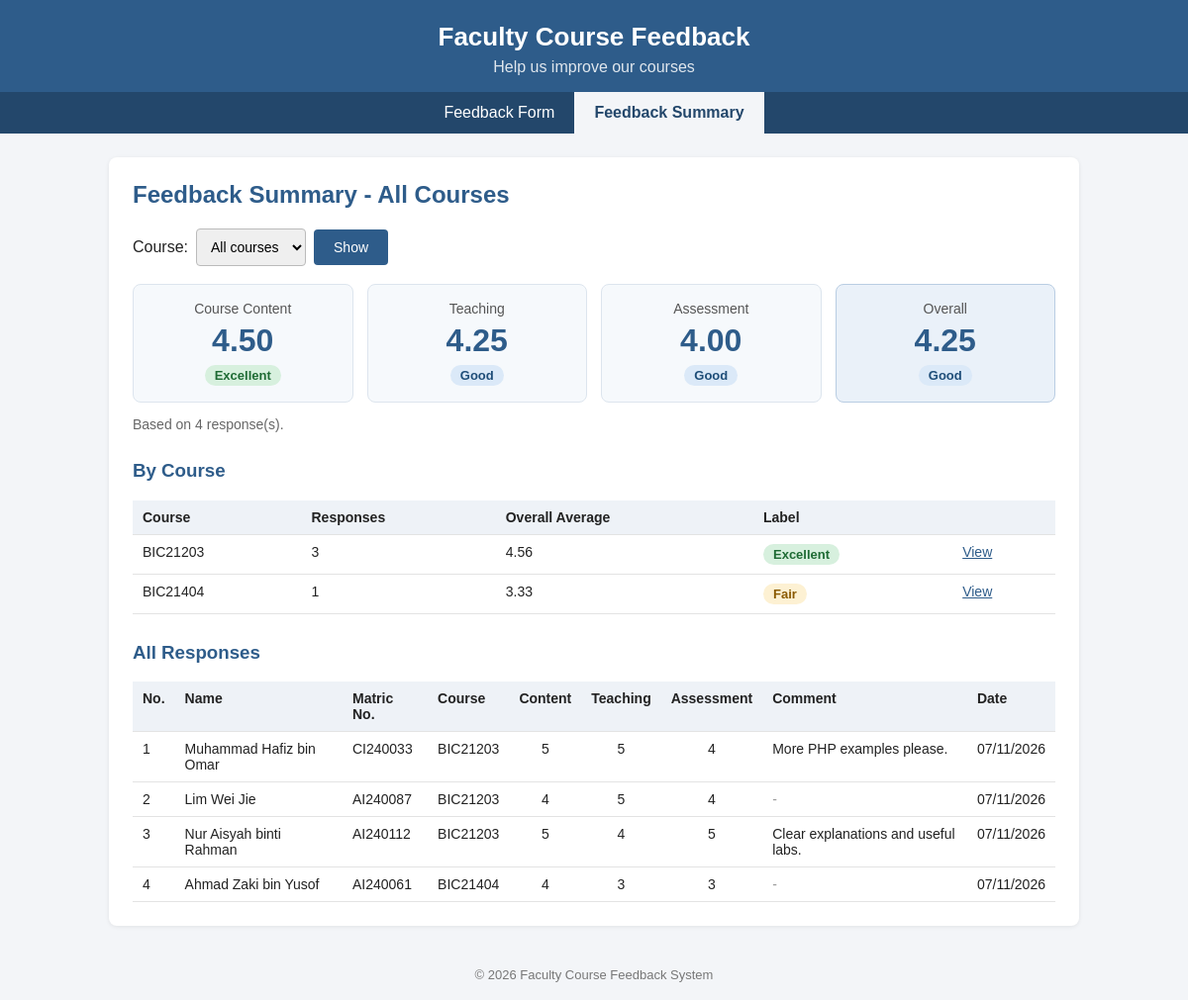
The app's page /LAB5B/feedback/summary.php with its own data.
### tables this page shows
CREATE TABLE `feedback` (
  `id` int(11) NOT NULL AUTO_INCREMENT,
  `student_name` varchar(100) NOT NULL,
  `matric_no` char(8) NOT NULL,
  `course_code` varchar(10) NOT NULL,
  `rating_content` tinyint(3) unsigned NOT NULL,
  `rating_teaching` tinyint(3) unsigned NOT NULL,
  `rating_assessment` tinyint(3) unsigned NOT NULL,
  `comment` text DEFAULT NULL,
  `submitted_at` datetime NOT NULL DEFAULT current_timestamp(),
  PRIMARY KEY (`id`),
  KEY `idx_course` (`course_code`),
  CONSTRAINT `CONSTRAINT_1` CHECK (`rating_content` between 1 and 5),
  CONSTRAINT `CONSTRAINT_2` CHECK (`rating_teaching` between 1 and 5),
  CONSTRAINT `CONSTRAINT_3` CHECK (`rating_assessment` between 1 and 5)
);

### LAB5B/feedback/functions.php (called while the page is built, shortened)
<?php
function calc_average(array $ratings): float
{
    $total = 0;
    foreach ($ratings as $r) {
        $total += (int)$r;
    }
    return round($total / count($ratings), 2);
}
function rating_label(float $avg): string
{
    if ($avg >= 4.5) {
        return "Excellent";
    } elseif ($avg >= 3.5) {
        return "Good";
    } elseif ($avg >= 2.5) {
        return "Fair";
    }
    return "Poor";
}
function e(string $text): string
{
    return htmlspecialchars($text, ENT_QUOTES, "UTF-8");
}
?>

### LAB5B/feedback/summary.php (the view, shortened to what this page needs)
<?php
require "db.php";
require_once "functions.php";
$course = strtoupper(trim($_GET["course"] ?? ""));
if ($course !== "") {
    $stmt = mysqli_prepare($con, "SELECT * FROM feedback WHERE course_code = ? ORDER BY submitted_at DESC");
    mysqli_stmt_bind_param($stmt, "s", $course);
    mysqli_stmt_execute($stmt);
    $result = mysqli_stmt_get_result($stmt);
} else {
    $result = mysqli_query($con, "SELECT * FROM feedback ORDER BY course_code, submitted_at DESC");
}
$rows = [];
$content = $teaching = $assessment = [];
$perCourse = [];
while ($r = mysqli_fetch_assoc($result)) {
    $rows[] = $r;
    $content[]    = (int)$r["rating_content"];
    $teaching[]   = (int)$r["rating_teaching"];
    $assessment[] = (int)$r["rating_assessment"];
    $perCourse[$r["course_code"]][] = (int)$r["rating_content"];
    $perCourse[$r["course_code"]][] = (int)$r["rating_teaching"];
    $perCourse[$r["course_code"]][] = (int)$r["rating_assessment"];
}
$avgContent    = calc_average($content);
$avgTeaching   = calc_average($teaching);
$avgAssessment = calc_average($assessment);
$avgOverall    = calc_average(array_merge($content, $teaching, $assessment));
$overallLabel  = rating_label($avgOverall);
include "header.php";
include "menu.php";
?>
<h2>Feedback Summary<?php echo $course !== "" ? " - " . e($course) : " - All Courses"; ?></h2>
<form method="get" action="summary.php" class="filter">
  <label for="course">Course:</label>
  <select id="course" name="course">
    <option value="">All courses</option>
  </select>
  <button type="submit" class="btn">Show</button>
</form>
<?php if (count($rows) === 0) { ?>
  <div class="msg info">No feedback has been submitted<?php echo $course !== "" ? " for " . e($course) : ""; ?> yet.
    <a href="feedback.php">Give feedback</a></div>
<?php } else { ?>
  <div class="cards">
    <div class="card">
      <div class="card-title">Course Content</div>
      <div class="card-num"><?php echo number_format($avgContent, 2); ?></div>
      <div class="badge <?php echo strtolower(rating_label($avgContent)); ?>"><?php echo rating_label($avgContent); ?></div>
    </div>
    <div class="card">
      <div class="card-title">Teaching</div>
      <div class="card-num"><?php echo number_format($avgTeaching, 2); ?></div>
      <div class="badge <?php echo strtolower(rating_label($avgTeaching)); ?>"><?php echo rating_label($avgTeaching); ?></div>
    </div>
    <div class="card">
      <div class="card-title">Assessment</div>
      <div class="card-num"><?php echo number_format($avgAssessment, 2); ?></div>
      <div class="badge <?php echo strtolower(rating_label($avgAssessment)); ?>"><?php echo rating_label($avgAssessment); ?></div>
    </div>
    <div class="card overall">
      <div class="card-title">Overall</div>
      <div class="card-num"><?php echo number_format($avgOverall, 2); ?></div>
      <div class="badge <?php echo strtolower($overallLabel); ?>"><?php echo $overallLabel; ?></div>
    </div>
  </div>
  <p class="hint">Based on <?php echo count($rows); ?> response(s).</p>
  <?php if ($course === "") { ?>
    <h3>By Course</h3>
    <table>
      <thead><tr><th>Course</th><th>Responses</th><th>Overall Average</th><th>Label</th><th></th></tr></thead>
      <tbody>
      <?php foreach ($perCourse as $code => $list) { $avg = calc_average($list); ?>
        <tr>
          <td><?php echo e($code); ?></td>
          <td><?php echo count($list) / 3; ?></td>
          <td><?php echo number_format($avg, 2); ?></td>
          <td><span class="badge <?php echo strtolower(rating_label($avg)); ?>"><?php echo rating_label($avg); ?></span></td>
          <td><a href="summary.php?course=<?php echo urlencode($code); ?>">View</a></td>
        </tr>
      <?php } ?>
      </tbody>
    </table>
  <?php } ?>
  <h3>All Responses</h3>
  <div class="table-wrap">
  <table>
    <thead>
      <tr>
        <th>No.</th><th>Name</th><th>Matric No.</th><th>Course</th>
        <th>Content</th><th>Teaching</th><th>Assessment</th><th>Comment</th><th>Date</th>
      </tr>
    </thead>
    <tbody>
    <?php $no = 1; foreach ($rows as $r) { ?>
      <tr>
        <td><?php echo $no++; ?></td>
        <td><?php echo e($r["student_name"]); ?></td>
        <td><?php echo e($r["matric_no"]); ?></td>
        <td><?php echo e($r["course_code"]); ?></td>
        <td class="num"><?php echo (int)$r["rating_content"]; ?></td>
        <td class="num"><?php echo (int)$r["rating_teaching"]; ?></td>
        <td class="num"><?php echo (int)$r["rating_assessment"]; ?></td>
        <td><?php echo $r["comment"] !== null ? e($r["comment"]) : "<span class='muted'>-</span>"; ?></td>
        <td><?php echo e(date("d/m/Y", strtotime($r["submitted_at"]))); ?></td>
      </tr>
    <?php } ?>
    </tbody>
  </table>
  </div>
<?php } ?>
<?php include "footer.php"; ?>

### LAB5B/feedback/header.php (shortened to what this page needs)
<!DOCTYPE html>
<html lang="en">
<head>
<link rel="stylesheet" href="css/style.css">
</head>
<body>
<header class="site-header">
  <h1>Faculty Course Feedback</h1>
  <p>Help us improve our courses</p>
</header>

### LAB5B/feedback/menu.php
<?php
$current = basename($_SERVER["PHP_SELF"]);
?>
<nav class="menu">
  <a href="feedback.php" class="<?php echo $current === "feedback.php" ? "active" : ""; ?>">Feedback Form</a>
  <a href="summary.php" class="<?php echo $current === "summary.php" ? "active" : ""; ?>">Feedback Summary</a>
</nav>
<main class="container">

### LAB5B/feedback/footer.php
</main>
<footer class="site-footer">
  &copy; <?php echo date("Y"); ?> Faculty Course Feedback System
</footer>
</body>
</html>

### LAB5B/feedback/css/style.css (style rules this page uses)
* { box-sizing: border-box; }
body { margin: 0; font-family: Arial, Helvetica, sans-serif; background: #f3f5f8; color: #222; }
.site-header { background: #2e5c8a; color: #fff; text-align: center; padding: 22px 16px 16px; }
.site-header h1 { margin: 0; font-size: 26px; }
.site-header p { margin: 6px 0 0; opacity: 0.85; }
.menu { display: flex; justify-content: center; flex-wrap: wrap; background: #23476b; }
.menu a { color: #fff; text-decoration: none; padding: 12px 20px; }
.menu a.active { background: #f3f5f8; color: #23476b; font-weight: bold; }
.container { max-width: 980px; margin: 24px auto; padding: 24px; background: #fff; border-radius: 8px; box-shadow: 0 1px 4px rgba(0,0,0,0.08); }
h2 { margin-top: 0; color: #2e5c8a; }
h3 { color: #2e5c8a; margin-top: 28px; }
a { color: #2e5c8a; }
.hint { color: #666; font-size: 14px; }
.muted { color: #999; }
input[type=text], select, textarea { width: 100%; max-width: 460px; padding: 9px 10px; border: 1px solid #bbb; border-radius: 4px; font-size: 14px; font-family: inherit; }
.btn { display: inline-block; padding: 10px 20px; border: none; border-radius: 4px; background: #2e5c8a; color: #fff; font-size: 14px; cursor: pointer; text-decoration: none; }
.filter { display: flex; flex-wrap: wrap; align-items: center; gap: 8px; margin-bottom: 18px; }
.filter select { width: auto; }
.cards { display: grid; grid-template-columns: repeat(auto-fit, minmax(170px, 1fr)); gap: 14px; }
.card { background: #f6f9fc; border: 1px solid #dde5ee; border-radius: 8px; padding: 16px; text-align: center; }
.card.overall { background: #eaf1f9; border-color: #b9cde3; }
.card-title { color: #555; font-size: 14px; }
.card-num { font-size: 32px; font-weight: bold; color: #2e5c8a; margin: 6px 0; }
.badge { display: inline-block; padding: 3px 10px; border-radius: 12px; font-size: 13px; font-weight: bold; }
.badge.excellent { background: #d7f0de; color: #1e6b34; }
.badge.good { background: #dbe9f8; color: #1f4e79; }
.badge.fair { background: #fdf1d3; color: #8a5a00; }
.table-wrap { overflow-x: auto; }
table { width: 100%; border-collapse: collapse; font-size: 14px; }
th, td { padding: 9px 10px; border-bottom: 1px solid #e3e3e3; text-align: left; vertical-align: top; }
th { background: #eef2f7; }
td.num { text-align: center; }
.site-footer { text-align: center; color: #777; font-size: 13px; padding: 18px; }

### records on screen
feedback: student_name "Muhammad Hafiz bin Omar", matric_no "CI240033", course_code "BIC21203", rating_content "5", rating_teaching "5", rating_assessment "4", comment "More PHP examples please.", submitted_at "07/11/2026"
feedback: student_name "Lim Wei Jie", matric_no "AI240087", course_code "BIC21203", rating_content "4", rating_teaching "5", rating_assessment "4", submitted_at "07/11/2026"
feedback: student_name "Nur Aisyah binti Rahman", matric_no "AI240112", course_code "BIC21203", rating_content "5", rating_teaching "4", rating_assessment "5", comment "Clear explanations and useful labs.", submitted_at "07/11/2026"
feedback: student_name "Ahmad Zaki bin Yusof", matric_no "AI240061", course_code "BIC21404", rating_content "4", rating_teaching "3", rating_assessment "3", submitted_at "07/11/2026"

### other values on screen
$avgContent "4.50"
rating_label($avgContent) "Excellent"
$avgTeaching "4.25"
rating_label($avgTeaching) "Good"
$avgAssessment "4.00"
rating_label($avgAssessment) "Good"
$avgOverall "4.25"
$overallLabel "Good"
count($rows) "4"
$code "BIC21203"
count($list) / 3 "3"
$avg "4.56"
rating_label($avg) "Excellent"
$code "BIC21404"
count($list) / 3 "1"
